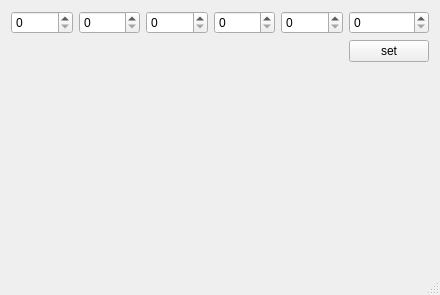
<?xml version="1.0" encoding="UTF-8"?>
<ui version="4.0">
 <class>MainWindow</class>
 <widget class="QMainWindow" name="MainWindow">
  <property name="geometry">
   <rect>
    <x>0</x>
    <y>0</y>
    <width>440</width>
    <height>295</height>
   </rect>
  </property>
  <property name="windowTitle">
   <string>RTC</string>
  </property>
  <widget class="QWidget" name="centralWidget">
   <layout class="QHBoxLayout" name="horizontalLayout">
    <item>
     <layout class="QGridLayout" name="gridLayout">
      <item row="2" column="3">
       <spacer name="verticalSpacer">
        <property name="orientation">
         <enum>Qt::Vertical</enum>
        </property>
        <property name="sizeHint" stdset="0">
         <size>
          <width>20</width>
          <height>40</height>
         </size>
        </property>
       </spacer>
      </item>
      <item row="0" column="1">
       <widget class="QSpinBox" name="month">
        <property name="sizePolicy">
         <sizepolicy hsizetype="Expanding" vsizetype="Fixed">
          <horstretch>0</horstretch>
          <verstretch>0</verstretch>
         </sizepolicy>
        </property>
        <property name="maximum">
         <number>3000</number>
        </property>
       </widget>
      </item>
      <item row="0" column="2">
       <widget class="QSpinBox" name="day">
        <property name="sizePolicy">
         <sizepolicy hsizetype="Expanding" vsizetype="Fixed">
          <horstretch>0</horstretch>
          <verstretch>0</verstretch>
         </sizepolicy>
        </property>
        <property name="maximum">
         <number>3000</number>
        </property>
       </widget>
      </item>
      <item row="0" column="5">
       <widget class="QSpinBox" name="second">
        <property name="sizePolicy">
         <sizepolicy hsizetype="Expanding" vsizetype="Fixed">
          <horstretch>0</horstretch>
          <verstretch>0</verstretch>
         </sizepolicy>
        </property>
        <property name="maximum">
         <number>3000</number>
        </property>
       </widget>
      </item>
      <item row="0" column="3">
       <widget class="QSpinBox" name="hour">
        <property name="sizePolicy">
         <sizepolicy hsizetype="Expanding" vsizetype="Fixed">
          <horstretch>0</horstretch>
          <verstretch>0</verstretch>
         </sizepolicy>
        </property>
        <property name="maximum">
         <number>3000</number>
        </property>
       </widget>
      </item>
      <item row="0" column="0">
       <widget class="QSpinBox" name="year">
        <property name="sizePolicy">
         <sizepolicy hsizetype="Expanding" vsizetype="Fixed">
          <horstretch>0</horstretch>
          <verstretch>0</verstretch>
         </sizepolicy>
        </property>
        <property name="mouseTracking">
         <bool>true</bool>
        </property>
        <property name="maximum">
         <number>3000</number>
        </property>
       </widget>
      </item>
      <item row="0" column="4">
       <widget class="QSpinBox" name="minute">
        <property name="sizePolicy">
         <sizepolicy hsizetype="Expanding" vsizetype="Fixed">
          <horstretch>0</horstretch>
          <verstretch>0</verstretch>
         </sizepolicy>
        </property>
        <property name="maximum">
         <number>3000</number>
        </property>
       </widget>
      </item>
      <item row="1" column="5">
       <widget class="QPushButton" name="set">
        <property name="text">
         <string>set</string>
        </property>
       </widget>
      </item>
     </layout>
    </item>
   </layout>
  </widget>
  <widget class="QMenuBar" name="menuBar">
   <property name="geometry">
    <rect>
     <x>0</x>
     <y>0</y>
     <width>440</width>
     <height>20</height>
    </rect>
   </property>
  </widget>
  <widget class="QStatusBar" name="statusBar"/>
 </widget>
 <layoutdefault spacing="6" margin="11"/>
 <resources/>
 <connections/>
</ui>
